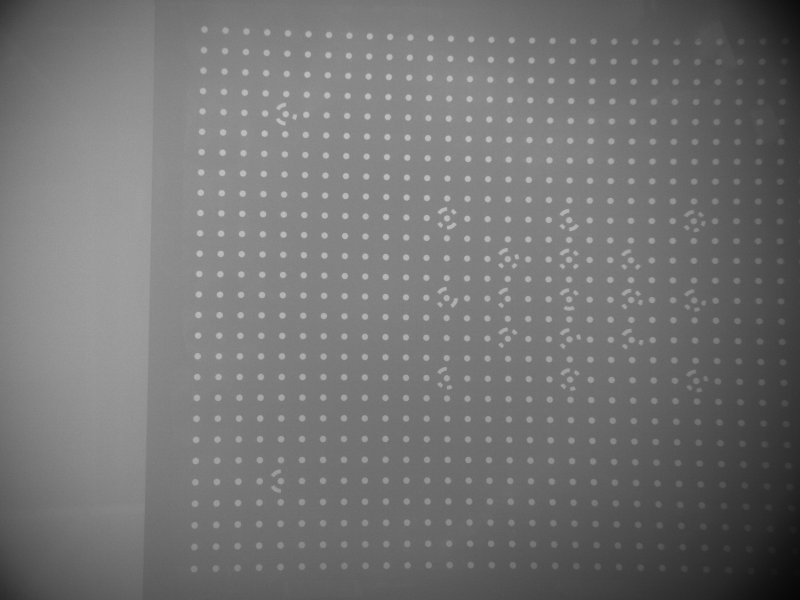
//> input picture data/input/15.7/Camera00/Basler_acA1600-60gm__21557916__20231008_113508858_0067.bmp, 1600 x 1200 px (shown at 1/2 size); its folder holds only this picture in this run
$ ./UnderWaterImg   (built with g++ and OpenCV 4)
//> lines starting //> are read from the running program, lines starting //| are printed output that depends on the picture
### UnderWaterImg.h
#pragma once
#include <iostream>
#include <stdlib.h>
#include <time.h>
#include <cmath>
#include <algorithm>
#include<vector>
#include <opencv2\opencv.hpp>


class ImageProcess{
	public:
		cv::Mat DehazedImg(cv::Mat input);
		cv::Mat SPDF(cv::Mat src);
};

### UnderWaterImg.cpp
#include"UnderWaterImg.h"
#include<ctime>
using namespace cv;
using namespace std;


// 用于对比度增强
// 幂次变换
// [65 lines left out: functions powertransform, histStretch, Sharpen_Img, not called in this run]


//暗通道
cv::Mat getDarkChannelImg(const Mat src, const int r)
{
	int height = src.rows;
	int width = src.cols;
	Mat darkChannelImg(src.size(), CV_8UC1);

	//把图像分成patch,求patch框内的最小值,得到dark_channel image
	//r is the patch radius, patchSize=2*r+1
	//这一步实际上是最小值滤波的过程
	cv::Mat rectImg;
	int patchSize = 2 * r + 1;
	for (int j = 0; j<height; j++)
	{
		for (int i = 0; i<width; i++)
		{
			cv::getRectSubPix(src, cv::Size(patchSize, patchSize), cv::Point(i, j), rectImg); //Point横向x 纵向y
			double minValue = 0;
			cv::minMaxLoc(rectImg, &minValue, 0, 0, 0); //get min pix value
			darkChannelImg.at<uchar>(j, i) = cv::saturate_cast<uchar>(minValue);//using saturate_cast to set pixel value to [0,255]
		}
	}
	return darkChannelImg;
}
//导向滤波
cv::Mat GuidedFilter(cv::Mat I, cv::Mat p, int r, double eps)//r的取值不小于进行最小值滤波的半径的4倍
{
	/*https://zhuanlan.zhihu.com/p/98368439
	% GUIDEDFILTER   O(N) time implementation of guided filter.
	%
	%   - guidance image: I (should be a gray-scale/single channel image)
	%   - filtering input image: p (should be a gray-scale/single channel image)
	%   - local window radius: r
	%   - regularization parameter: eps
	*/

	cv::Mat _I;
	I.convertTo(_I, CV_64FC1, 1.0 / 255);
	I = _I;

	cv::Mat _p;
	p.convertTo(_p, CV_64FC1, 1.0 / 255);
	p = _p;

	//[hei, wid] = size(I);
	int hei = I.rows;
	int wid = I.cols;

	r = 2 * r + 1;//因为opencv自带的boxFilter（）中的Size,比如9x9,我们说半径为4

	//mean_I = boxfilter(I, r) ./ N;
	cv::Mat mean_I;
	cv::boxFilter(I, mean_I, CV_64FC1, cv::Size(r, r));

	//mean_p = boxfilter(p, r) ./ N;
	cv::Mat mean_p;
	cv::boxFilter(p, mean_p, CV_64FC1, cv::Size(r, r));

	//mean_Ip = boxfilter(I.*p, r) ./ N;
	cv::Mat mean_Ip;
	cv::boxFilter(I.mul(p), mean_Ip, CV_64FC1, cv::Size(r, r));

	//cov_Ip = mean_Ip - mean_I .* mean_p; % this is the covariance of (I, p) in each local patch.
	cv::Mat cov_Ip = mean_Ip - mean_I.mul(mean_p);

	//mean_II = boxfilter(I.*I, r) ./ N;
	cv::Mat mean_II;
	cv::boxFilter(I.mul(I), mean_II, CV_64FC1, cv::Size(r, r));

	//var_I = mean_II - mean_I .* mean_I;
	cv::Mat var_I = mean_II - mean_I.mul(mean_I);

	//a = cov_Ip ./ (var_I + eps); % Eqn. (5) in the paper;
	cv::Mat a = cov_Ip / (var_I + eps);

	//b = mean_p - a .* mean_I; % Eqn. (6) in the paper;
	cv::Mat b = mean_p - a.mul(mean_I);

	//mean_a = boxfilter(a, r) ./ N;
	cv::Mat mean_a;
	cv::boxFilter(a, mean_a, CV_64FC1, cv::Size(r, r));

	//mean_b = boxfilter(b, r) ./ N;
	cv::Mat mean_b;
	cv::boxFilter(b, mean_b, CV_64FC1, cv::Size(r, r));

	//q = mean_a .* I + mean_b; % Eqn. (8) in the paper;
	cv::Mat q = (mean_a.mul(I) + mean_b) * 255;

	return q;
}

//全局大气光强 最小值滤波后取前0.1%像素均值
double getGlobelAtmosphericLight(const Mat src)
{
	int num = src.cols * src.rows * 0.001;
	double A = -1;
	vector<int> pixels;
	for (int i = 0; i < src.rows; i++)
	{
		for (int j = 0; j < src.cols; j++)
		{
			int temp = src.at<uchar>(i, j);
			pixels.push_back(temp);
		}
	}
	sort(pixels.begin(), pixels.end());
	reverse(pixels.begin(), pixels.end());
	double avg = 0;
	double sum = 0;
	for (int i = 0; i <num; i++)
	{
		sum += pixels[i];
	}
	A = sum / num;
	//A = A > 220 ? 200 : A;
	return A    /*> 220 ? 220 : A*/;
}

//投射率图
cv::Mat getTransimissionImg(const double A, const Mat src, const double w)
{
	cv::Mat transmissionImg(src.size(), CV_64FC1);
	for (int i = 0; i < src.rows; i++)
	{
		for (int j = 0; j < src.cols; j++)
		{
			transmissionImg.at<double>(i, j) = 1 - w * (double)src.at<uchar>(i, j) / A;
		}
	}

	return transmissionImg;
}

//本文投射率图计算方法， src为最小值滤波后的图像
cv::Mat MygetTransimissionImg(const double A, const Mat input, const Mat src, const double w)
{

	//GaussianBlur(input, input, cv::Size(3, 3), 3, 3);
	Mat disimg(src.size(), CV_8UC1);
	Mat everyGauss(input.size(), CV_8UC1);
	GaussianBlur(input, everyGauss, cv::Size(3, 3), 3, 3);

	int height = src.rows;
	int width = src.cols;
	for (int i = 0; i < height; i++){
		for (int j = 0; j < width; j++){
			disimg.at<uchar>(i, j) = abs(input.at<uchar>(i, j) - everyGauss.at<uchar>(i, j));
		}
	}

	for (int k = 2; k <= 4; k++){
		int r = pow(2, k) + 1;

		GaussianBlur(everyGauss, everyGauss, cv::Size(r, r), r, r);

		for (int i = 0; i < height; i++){
			for (int j = 0; j < width; j++){
				disimg.at<uchar>(i, j) += abs(input.at<uchar>(i, j) - everyGauss.at<uchar>(i, j));
			}
		}

	}

	for (int i = 0; i < height; i++){
		for (int j = 0; j < width; j++){
			disimg.at<uchar>(i, j) = disimg.at<uchar>(i, j) / 4;
		}
	}

	//GaussianBlur(disimg, input, cv::Size(3, 3), 3, 3);

	//模糊图
	cv::Mat burimg(src.size(), CV_8UC1);
	for (int i = 0; i < src.rows; i++)
	{
		for (int j = 0; j < src.cols; j++)
		{
			burimg.at<uchar>(i, j) = disimg.at<uchar>(i, j) + src.at<uchar>(i, j);
		}
	}
	GaussianBlur(burimg, burimg, cv::Size(7, 7), 3, 3);

	cv::Mat transmissionImg(src.size(), CV_64FC1);
	for (int i = 0; i < src.rows; i++)
	{
		for (int j = 0; j < src.cols; j++)
		{
			transmissionImg.at<double>(i, j) = 1 - w * (double)burimg.at<uchar>(i, j) / A;
		}
	}

	return transmissionImg;
}

//去雾图像（导向滤波）
cv::Mat getDehazedImg_guidedFilter(Mat src, Mat transmissionImage, double A, int r, double eps)
{
	double tmin = 0.1;
	double tmax = 0;

	Mat dehazedImg = Mat::zeros(src.size(), CV_8UC1);

	//GaussianBlur(transmissionImage, transmissionImage, cv::Size(11,11),5,5);

	Mat new_transmissionImage = GuidedFilter(src, transmissionImage, r, eps);
	for (int i = 0; i<src.rows; i++)
	{
		for (int j = 0; j<src.cols; j++)
		{
			double transmission = new_transmissionImage.at<double>(i, j);
			int srcData = src.at<uchar>(i, j);

			tmax = max(transmission, tmin);
			//(I-A)/t +A
			dehazedImg.at<uchar>(i, j) = cv::saturate_cast<uchar>(abs((srcData - A) / tmax + A));
		}
	}
	return dehazedImg;

}


// 去雾算法
cv::Mat ImageProcess::DehazedImg(Mat input){
	Mat darkimg = getDarkChannelImg(input, 2);//卷积核大小影响非常明显（过大会区域过曝）
	double A = getGlobelAtmosphericLight(darkimg);
	Mat t1 = getTransimissionImg(A, darkimg, 0.9);
	Mat t = MygetTransimissionImg(A, input, darkimg, 0.9);

	Mat result = getDehazedImg_guidedFilter(input, t1, A, 7, 0.0001);
	Mat my_result = getDehazedImg_guidedFilter(input, t, A, 7, 0.0001);
	//my_result = powertransform(my_result, 0.79);//幂次变换
	return my_result;
}


// [232 lines left out: functions patch_img, path_deal, DOG, LP, StructFusion, jubuSPDF and 1 more, not called in this run]

// [41 lines of commented-out code are left out]

int main()
{
	ImageProcess uwimg;
	string strL = "C:\\Users\\11634\\Desktop\\水下结构光三维测量\\data\\input\\15.7\\Camera00\\";
	vector<cv::String> pathAll;
	cv::glob(strL, pathAll, false);
	for (int i = 0; i < pathAll.size(); i++) {
		cv::Mat imgL = cv::imread(pathAll[i], 0);
//> imgL is the input picture: 1200 rows x 1600 cols, CV_8UC1; min 4, max 200, mean 115.1

		clock_t start = clock();
		cv::Mat L1 = uwimg.DehazedImg(imgL);
//> after the loop in getDarkChannelImg, `for (int j = 0; j<height; j++)`:
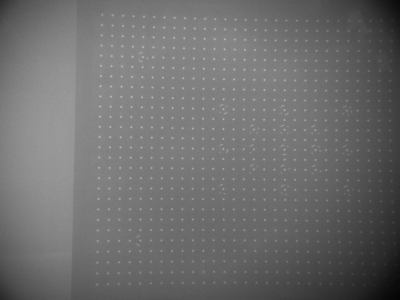
//> darkChannelImg: 1200 rows x 1600 cols, CV_8UC1 (shown at 1/4 size); min 4, max 186, mean 109.3
//> after the loop in getDarkChannelImg, `for (int j = 0; j<height; j++)`: rectImg = [[4, 6, 6, 6, 6], [6, 7, 6, 6, 6], [5, 5, 5, 5, 5], [5, 5, 5, 5, 5], [5, 5, 5, 5, 5]]
//> after the loop in getGlobelAtmosphericLight, `for (int i = 0; i < src.rows; i++)`: pixels = 1920000 items
//> the loop in getGlobelAtmosphericLight, `for (int i = 0; i <num; i++)` made 1920 passes
//> sum on passes 1 to 3: 186, 372, 558
//> after the loop in getGlobelAtmosphericLight, `for (int i = 0; i <num; i++)`: sum = 349592
//> in getGlobelAtmosphericLight, `A = sum / num;`: A = 182.1
//> after the loop in getTransimissionImg, `for (int i = 0; i < src.rows; i++)`:
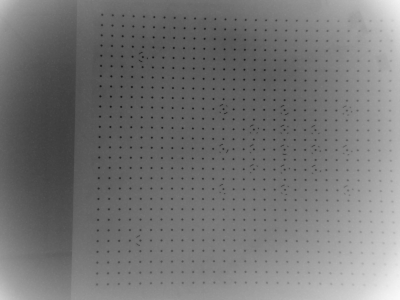
//> transmissionImg: 1200 rows x 1600 cols, CV_64FC1 (shown at 1/4 size); min 0.0806, max 0.98, mean 0.459
//> after the loop in MygetTransimissionImg, `for (int i = 0; i < height; i++)`:
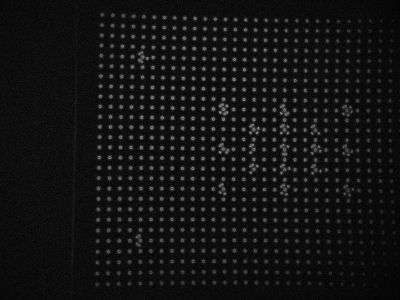
//> disimg: 1200 rows x 1600 cols, CV_8UC1 (shown at 1/4 size); min 0, max 30, mean 2.3; drawn with min black and max white
//> in GuidedFilter, `cv::Mat cov_Ip = mean_Ip - mean_I.mul(mean_p);`:
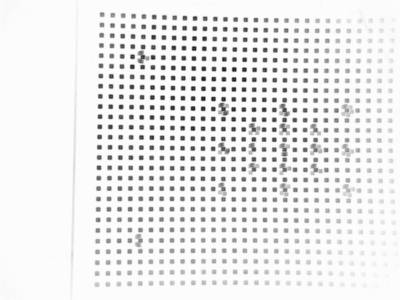
//> cov_Ip: 1200 rows x 1600 cols, CV_64FC1 (shown at 1/4 size); min -2.75e-05, max 2.4e-07, mean -1.86e-06; drawn with min black and max white
//> the loop in getDehazedImg_guidedFilter, `for (int i = 0; i<src.rows; i++)` made 1200 passes
//> tmax on passes 1 to 3: 0.948, 0.947, 0.948
//> after the loop in getDehazedImg_guidedFilter, `for (int i = 0; i<src.rows; i++)`:
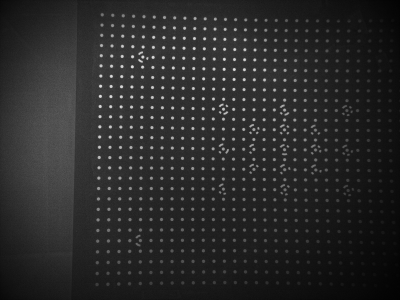
//> dehazedImg: 1200 rows x 1600 cols, CV_8UC1 (shown at 1/4 size); min 0, max 255, mean 41.8
//> after the loop in getDehazedImg_guidedFilter, `for (int i = 0; i<src.rows; i++)`: tmax = 0.978
//> call 2 of GuidedFilter, with r = 7, eps = 0.0001
//> in GuidedFilter (call 2), `cv::boxFilter(a, mean_a, CV_64FC1, cv::Size(r, r));`:
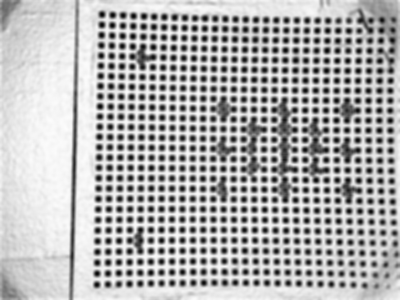
//> mean_a: 1200 rows x 1600 cols, CV_64FC1 (shown at 1/4 size); min -0.00315, max 2.99e-05, mean -0.000913; drawn with min black and max white
//> in GuidedFilter (call 2), `cv::boxFilter(b, mean_b, CV_64FC1, cv::Size(r, r));`:
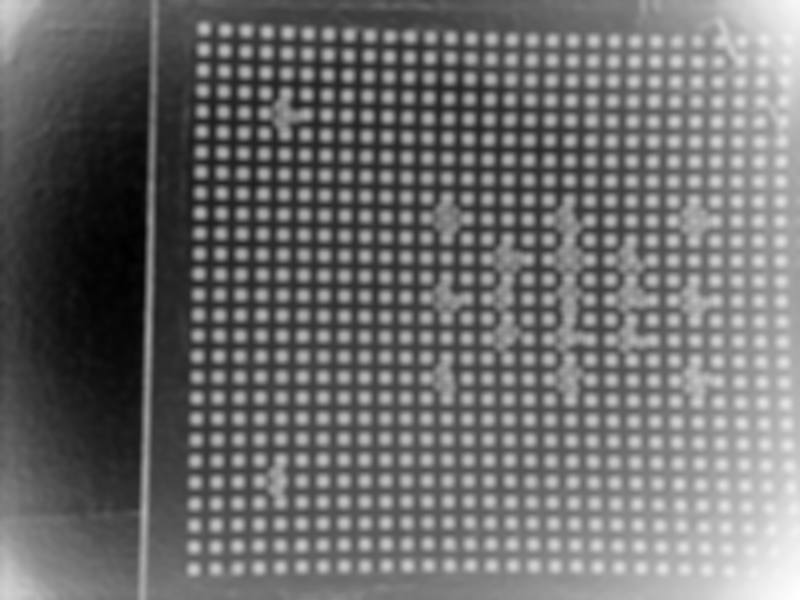
//> mean_b: 1200 rows x 1600 cols, CV_64FC1 (shown at 1/2 size); min 0.000935, max 0.00382, mean 0.00218; drawn with min black and max white
//> the loop in getDehazedImg_guidedFilter (call 2), `for (int i = 0; i<src.rows; i++)` made 1200 passes
//> tmax on passes 1 to 3: 0.945, 0.944, 0.944
		clock_t end = clock();
		cout << "花费了" << (double)(end - start) / CLOCKS_PER_SEC << "秒" << endl;

	}
	return 0;
}


// [20 lines left out: function main0, not called in this run]

$ run again, on data/input/15.7/Camera00/Basler_acA1600-60gm__21557916__20231008_113508858_0071.bmp
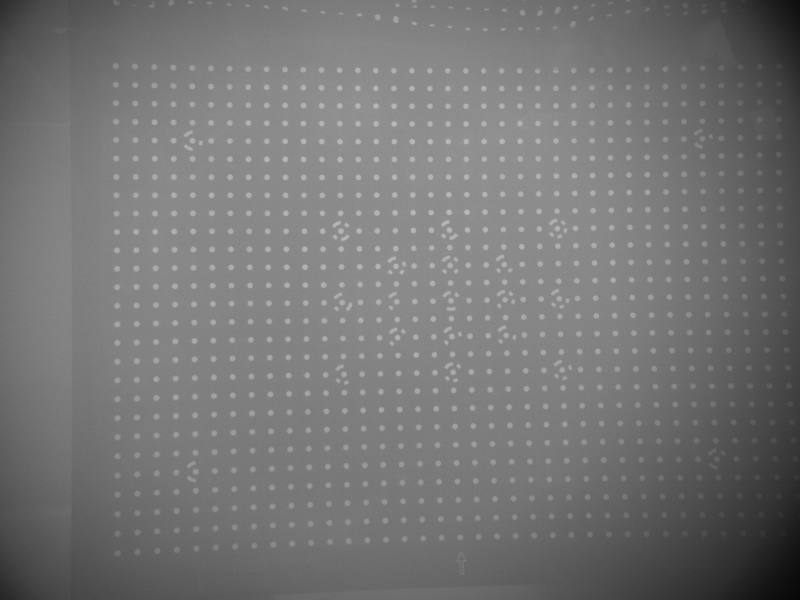
//> input picture data/input/15.7/Camera00/Basler_acA1600-60gm__21557916__20231008_113508858_0071.bmp, 1600 x 1200 px (shown at 1/2 size)
//> imgL is the input picture: 1200 rows x 1600 cols, CV_8UC1; min 5, max 193, mean 117
//> after the loop in getDarkChannelImg, `for (int j = 0; j<height; j++)`: rectImg = [[7, 6, 8, 8, 8], [6, 9, 7, 7, 7], [6, 5, 8, 8, 8], [6, 5, 8, 8, 8], [6, 5, 8, 8, 8]]
//> after the loop in getGlobelAtmosphericLight, `for (int i = 0; i < src.rows; i++)`: pixels = 1920000 items
//> the loop in getGlobelAtmosphericLight, `for (int i = 0; i <num; i++)` made 1920 passes
//> sum on passes 1 to 3: 181, 361, 541
//> after the loop in getGlobelAtmosphericLight, `for (int i = 0; i <num; i++)`: sum = 333202
//> in getGlobelAtmosphericLight, `A = sum / num;`: A = 173.5
//> the loop in getDehazedImg_guidedFilter, `for (int i = 0; i<src.rows; i++)` made 1200 passes
//> tmax on passes 1 to 3: 0.938, 0.937, 0.938
//> after the loop in getDehazedImg_guidedFilter, `for (int i = 0; i<src.rows; i++)`:
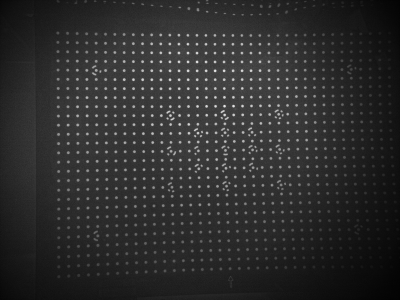
//> dehazedImg: 1200 rows x 1600 cols, CV_8UC1 (shown at 1/4 size); min 0, max 255, mean 45.2
//> after the loop in getDehazedImg_guidedFilter, `for (int i = 0; i<src.rows; i++)`: tmax = 0.969
//> in GuidedFilter (call 2), `cv::boxFilter(b, mean_b, CV_64FC1, cv::Size(r, r));`:
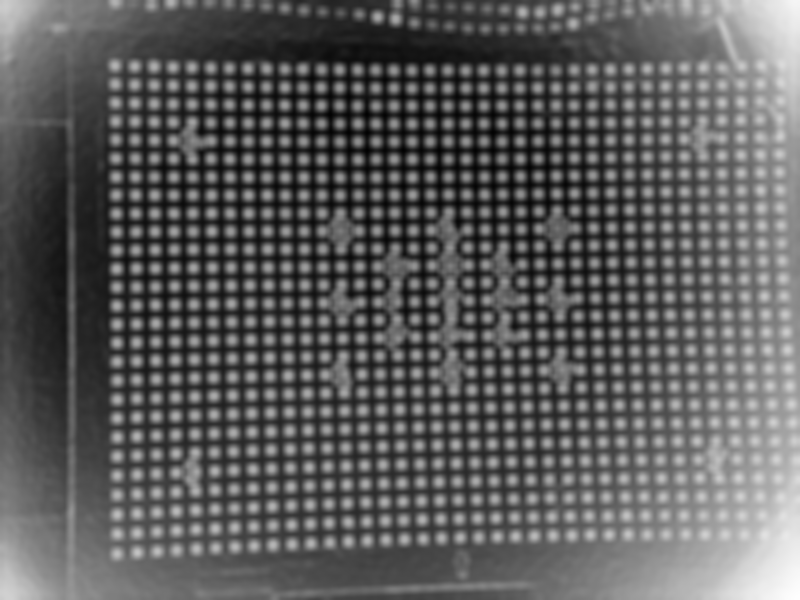
//> mean_b: 1200 rows x 1600 cols, CV_64FC1 (shown at 1/2 size); min 0.0011, max 0.00379, mean 0.00208; drawn with min black and max white
//> the loop in getDehazedImg_guidedFilter (call 2), `for (int i = 0; i<src.rows; i++)` made 1200 passes
//> tmax on passes 1 to 3: 0.933, 0.933, 0.934

$ run again, on data/input/15.7/Camera00/Basler_acA1600-60gm__21557916__20231008_113508858_0073.bmp
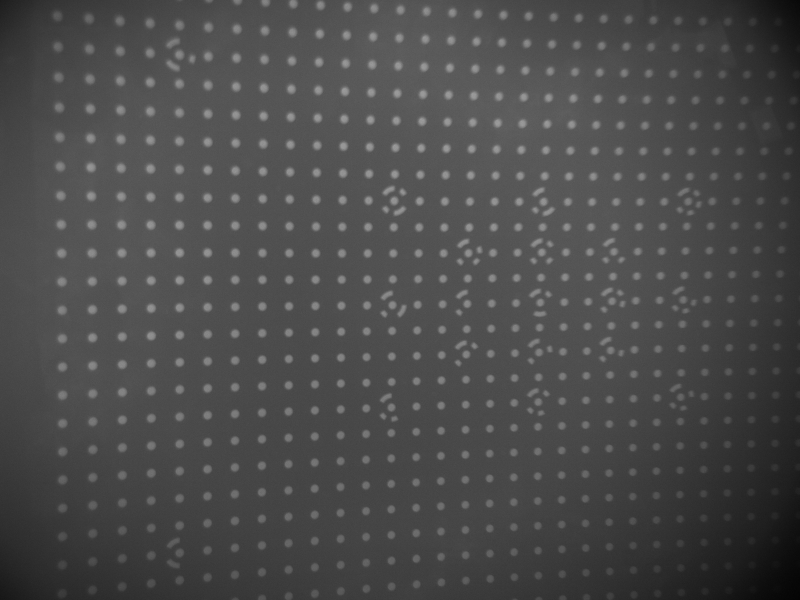
//> input picture data/input/15.7/Camera00/Basler_acA1600-60gm__21557916__20231008_113508858_0073.bmp, 1600 x 1200 px (shown at 1/2 size)
//> imgL is the input picture: 1200 rows x 1600 cols, CV_8UC1; min 2, max 161, mean 75.1
//> after the loop in getDarkChannelImg, `for (int j = 0; j<height; j++)`: rectImg = [[3, 4, 5, 5, 5], [3, 7, 2, 2, 2], [4, 3, 3, 3, 3], [4, 3, 3, 3, 3], [4, 3, 3, 3, 3]]
//> after the loop in getGlobelAtmosphericLight, `for (int i = 0; i < src.rows; i++)`: pixels = 1920000 items
//> the loop in getGlobelAtmosphericLight, `for (int i = 0; i <num; i++)` made 1920 passes
//> sum on passes 1 to 3: 150, 300, 449
//> after the loop in getGlobelAtmosphericLight, `for (int i = 0; i <num; i++)`: sum = 273625
//> in getGlobelAtmosphericLight, `A = sum / num;`: A = 142.5
//> the loop in getDehazedImg_guidedFilter, `for (int i = 0; i<src.rows; i++)` made 1200 passes
//> tmax on passes 1 to 3: 0.952, 0.952, 0.953
//> after the loop in getDehazedImg_guidedFilter, `for (int i = 0; i<src.rows; i++)`:
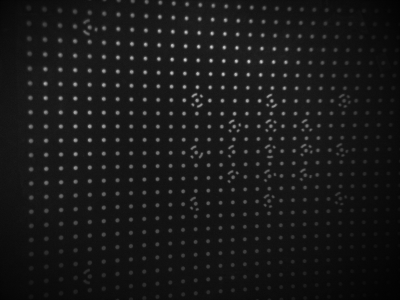
//> dehazedImg: 1200 rows x 1600 cols, CV_8UC1 (shown at 1/4 size); min 0, max 255, mean 24.4
//> after the loop in getDehazedImg_guidedFilter, `for (int i = 0; i<src.rows; i++)`: tmax = 0.983
//> in GuidedFilter (call 2), `cv::boxFilter(b, mean_b, CV_64FC1, cv::Size(r, r));`:
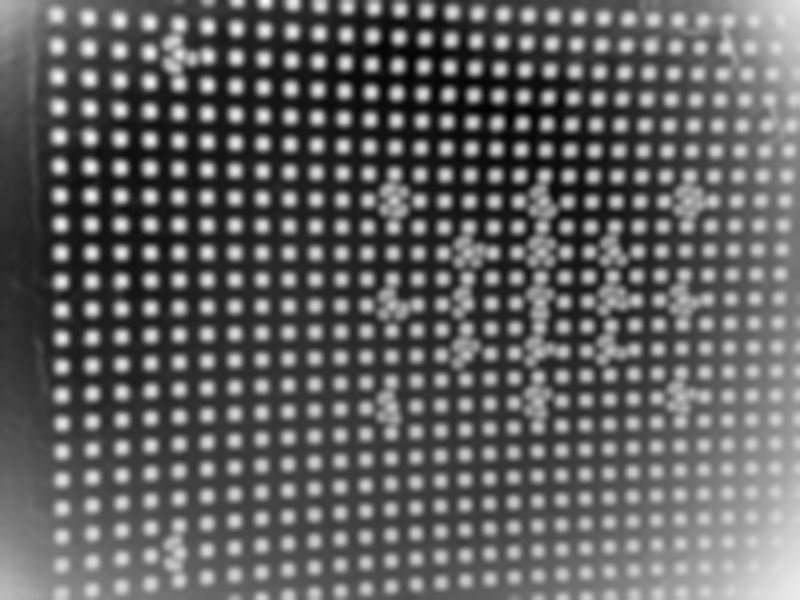
//> mean_b: 1200 rows x 1600 cols, CV_64FC1 (shown at 1/2 size); min 0.00172, max 0.00402, mean 0.0026; drawn with min black and max white
//> the loop in getDehazedImg_guidedFilter (call 2), `for (int i = 0; i<src.rows; i++)` made 1200 passes
//> tmax on passes 1 to 3: 0.948, 0.947, 0.948
